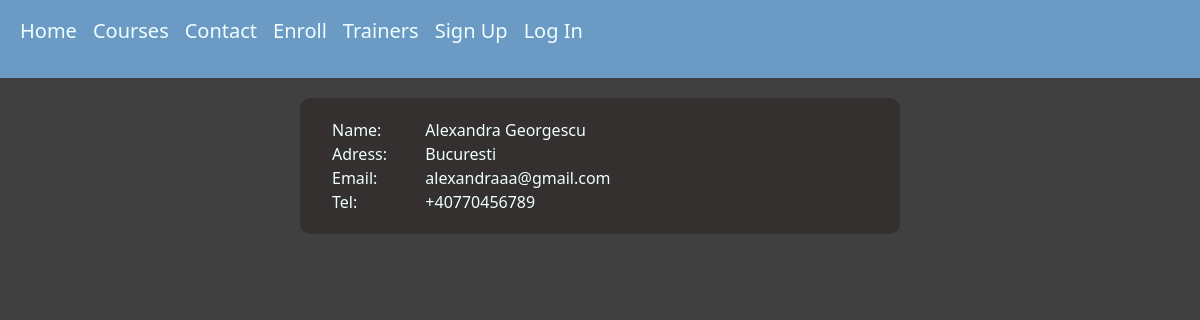
/student_detail/8 (signed in), run on the app's committed database.
### mainapp/models.py (models this page shows, shortened)
class Student(models.Model):
    name=models.CharField(max_length=50)
    surname=models.CharField(max_length=50)
    addres=models.CharField(max_length=200)
    email=models.EmailField()
    tel=models.CharField(max_length=40)
    trainers=models.ManyToManyField(Trainer, blank=True)
    course=models.ManyToManyField(Course, blank=True)
    create_date=models.DateTimeField(auto_now_add=True)
    modify_date=models.DateTimeField(auto_now=True)
    class Meta:
        db_table='student'

### mainapp/views.py (the view)
# urls.py: path('student_detail/<int:id>', views.StudentDetailView.as_view(), name='student_detail'),
class StudentDetailView(LoginRequiredMixin, DetailView):
    login_url = "login_page"
    model = models.Student
    template_name = 'mainapp/student_detail.html'
    context_object_name = 'student'
    pk_url_kwarg = 'id'
    def get_context_data(self, **kwargs: Any):
        context =  super().get_context_data(**kwargs)
        return context

### mainapp/templates/mainapp/student_detail.html (shortened to what this page needs)
{% extends 'mainapp/header.html' %}
{% block content %}
<div class="student-details-container">
  <div class="container">
      <div class="row">
          <div class="col-2">Name: </div>
        <div class="col-10"><p>{{ student.name }} {{ student.surname }}</p></div>
      </div>
      <div class="row">
          <div class="col-2">Adress: </div>
          <div class="col-10"><p>{{ student.addres }}</p></div>
      </div>
      <div class="row">
          <div class="col-2">Email: </div>
          <div class="col-10"><p>{{ student.email}}</p></div>
      </div>
      <div class="row">
          <div class="col-2">Tel: </div>
          <div class="col-10"><p>{{ student.tel }}</p></div>
      </div>
  </div>
</div>
{% endblock %}

### mainapp/templates/mainapp/header.html (style rules this page uses)
body { background-color: #404040; background-size: cover; background-repeat: no-repeat; background-attachment: fixed; color: azure; }

### mainapp/templates/mainapp/include/navbar.html (style rules this page uses)
body { color: azure; }

### mainapp/templates/mainapp/student_detail.html (style rules this page uses)
.student-details-container { background-color: #343030; border-radius: 10px; padding: 20px; margin: 20px auto; max-width: 600px; }
.student-details-container p { margin-bottom: 0; }

### data on the page
Student: name "Alexandra", surname "Georgescu", addres "Bucuresti", email "alexandraaa@gmail.com", tel "+40770456789"
